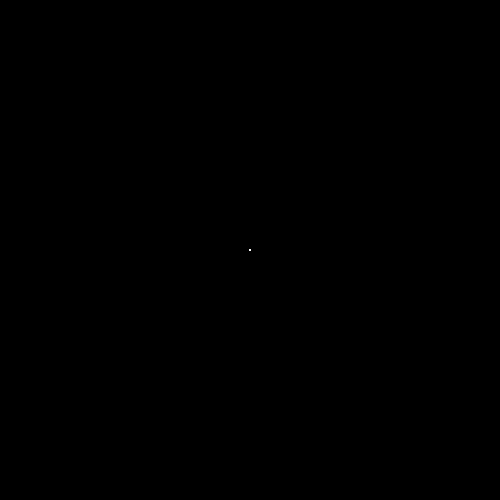
Frame 1 (no input)
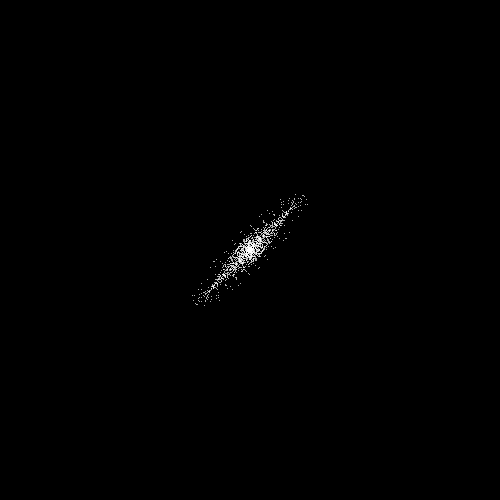
Frame 60 (the mouse pressed at the canvas centre just before this capture)
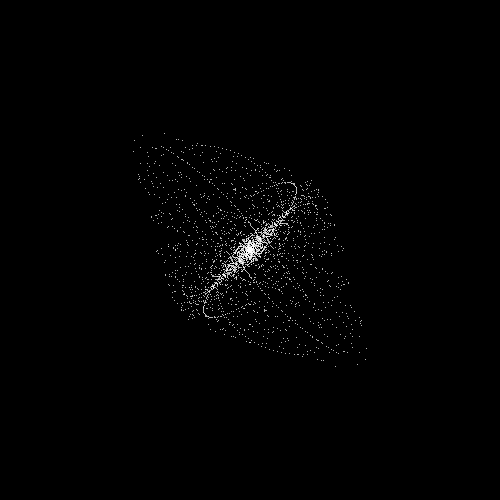
Frame 120 (the mouse held since frame 60 and released just before this capture)

The Processing sketch that drew these frames (run headless with seeded random() and noise(); from frame 60 on, the mouse is pressed at the canvas centre):

// Processing sketch: galaxy
// ── galaxy.pde
void setup() {
  size(500,500) ;
  noFill() ;
  stroke(255);
  background(0);
  frameRate(100);
  frameCount= 0 ;
}

void draw() {
  translate(width/2 , height/2) ;
  beginShape(POINTS);
  for ( int i = 0 ; i <= 360 ; i+=10 ) {
    float angle = abs(sin(radians(i*frameCount))*frameCount);
    float x = sin(radians(i-frameCount))*angle ;
    float y = cos(radians(i+frameCount))*angle;
    vertex(x,y);
  }
  endShape(CLOSE);
}

void keyPressed() {
    setup() ;
}
